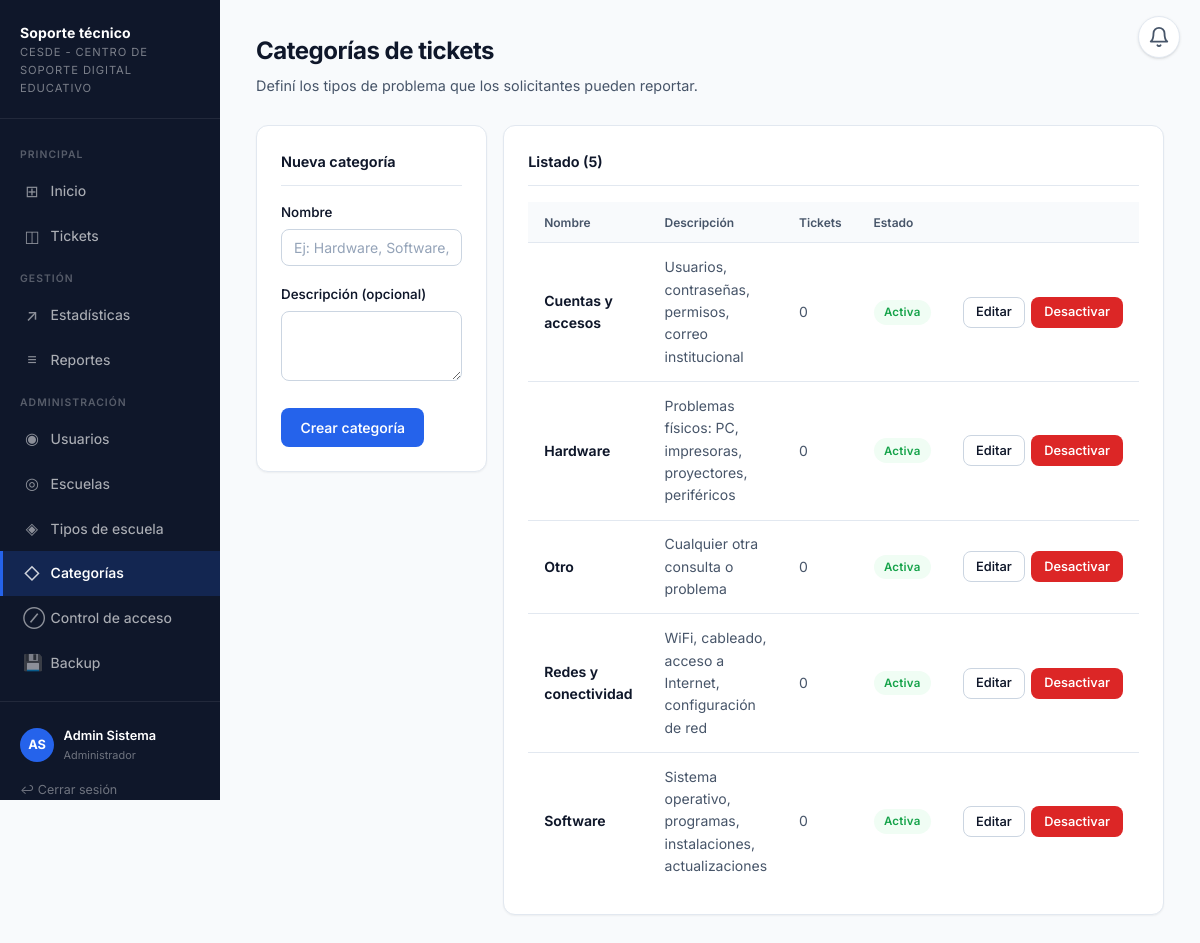
The app's page /admin_categorias.php (signed in) with its own data.
### tables this page shows
CREATE TABLE categorias (
    id          INT AUTO_INCREMENT PRIMARY KEY,
    nombre      VARCHAR(80)  NOT NULL UNIQUE,
    descripcion VARCHAR(255) NULL,
    activa      TINYINT(1)   NOT NULL DEFAULT 1
);

### config/sesion.php (called while the page is built, shortened)
<?php
function usuarioActual(): ?array
{
    return $_SESSION['usuario'] ?? null;
}
function e(?string $texto): string
{
    return htmlspecialchars($texto ?? '', ENT_QUOTES, 'UTF-8');
}

### public/admin_categorias.php (the view, shortened to what this page needs)
<?php
require_once __DIR__ . '/../config/sesion.php';
$pdo = obtenerConexion();
$editando = null;
$categorias = $pdo->query(
    "SELECT c.*, (SELECT COUNT(*) FROM tickets t WHERE t.categoria_id = c.id) AS total_tickets
     FROM categorias c ORDER BY c.activa DESC, c.nombre"
)->fetchAll();
require __DIR__ . '/../includes/header.php';
?>
<div class="pagina-header">
    <h1>Categorías de tickets</h1>
    <p>Definí los tipos de problema que los solicitantes pueden reportar.</p>
</div>
<div class="grid-2" style="align-items:start;">
    <div class="tarjeta">
        <div class="tarjeta-titulo"><?= $editando ? 'Editar categoría' : 'Nueva categoría' ?></div>
        <form method="post">
            <label for="nombre">Nombre</label>
            <input type="text" id="nombre" name="nombre" required maxlength="80"
                   placeholder="Ej: Hardware, Software, Conectividad…"
                   value="<?= e($editando['nombre'] ?? '') ?>">
            <label for="descripcion">Descripción (opcional)</label>
            <textarea id="descripcion" name="descripcion" style="min-height:70px;"><?= e($editando['descripcion'] ?? '') ?></textarea>
            <div class="acciones-fila">
                <button type="submit"><?= $editando ? 'Guardar cambios' : 'Crear categoría' ?></button>
            </div>
        </form>
    </div>
    <div class="tarjeta">
        <div class="tarjeta-titulo">Listado (<?= count($categorias) ?>)</div>
        <div class="tabla-wrap">
        <table>
            <thead>
                <tr><th>Nombre</th><th>Descripción</th><th>Tickets</th><th>Estado</th><th></th></tr>
            </thead>
            <tbody>
            <?php foreach ($categorias as $cat): ?>
                <tr>
                    <td class="negrita"><?= e($cat['nombre']) ?></td>
                    <td class="texto-2"><?= e($cat['descripcion'] ?? '—') ?></td>
                    <td class="texto-2"><?= (int)$cat['total_tickets'] ?></td>
                    <td>
                        <span class="etiqueta <?= $cat['activa'] ? 'estado-resuelto' : 'estado-cancelado' ?>">
                            <?= $cat['activa'] ? 'Activa' : 'Inactiva' ?>
                        </span>
                    </td>
                    <td>
                        <div style="display:flex; gap:0.4rem;">
                            <a href="admin_categorias.php?editar=<?= (int)$cat['id'] ?>" class="boton boton-secundario boton-sm">Editar</a>
                            <form method="post" style="margin:0;" onsubmit="return confirm('¿Confirmar?')">
                                <button type="submit" class="boton-sm <?= $cat['activa'] ? 'boton-peligro' : 'boton boton-secundario' ?>" style="margin:0;">
                                    <?= $cat['activa'] ? 'Desactivar' : 'Activar' ?>
                                </button>
                            </form>
                        </div>
                    </td>
                </tr>
            <?php endforeach; ?>
            </tbody>
        </table>
        </div>
    </div>
</div>
<?php require __DIR__ . '/../includes/footer.php'; ?>

### includes/header.php (shortened to what this page needs)
<?php
$usuario = usuarioActual();
$paginaActual = basename($_SERVER['PHP_SELF']);
function navLink(string $href, string $icono, string $etiqueta, string $paginaActual, int $badge = 0, string $badgeId = ''): string {
    $activo = ($paginaActual === $href) ? ' activo' : '';
    $idAttr = $badgeId !== '' ? " id=\"{$badgeId}\"" : '';
    $badgeHtml = $badge > 0
        ? "<span class=\"sidebar-badge\"{$idAttr}>" . ($badge > 99 ? '99+' : $badge) . '</span>'
        : ($badgeId !== '' ? "<span class=\"sidebar-badge\"{$idAttr} style=\"display:none\"></span>" : '');
    return "<a href=\"{$href}\" class=\"{$activo}\"><span class=\"icono\">{$icono}</span> {$etiqueta}{$badgeHtml}</a>";
}
$iniciales = '';
if ($usuario) {
    $iniciales = mb_strtoupper(mb_substr($usuario['nombre'], 0, 1) . mb_substr($usuario['apellido'], 0, 1));
}
$etiquetasRol = [
    'admin'       => 'Administrador',
    'coordinador' => 'Coordinador',
    'tecnico'     => 'Técnico',
    'solicitante' => 'Solicitante',
];
?>
<!DOCTYPE html>
<html lang="es">
<head>
    <link rel="stylesheet" href="../css/estilo.css">
</head>
<body>
<div class="layout">
<?php if ($usuario): ?>
<aside class="sidebar">
    <div class="sidebar-logo">
        <a href="dashboard.php">
            <div class="sidebar-logo-titulo">Soporte técnico</div>
            <div class="sidebar-logo-sub">CESDE - Centro de Soporte Digital Educativo</div>
        </a>
    </div>
    <nav class="sidebar-nav">
        <div class="sidebar-seccion">Principal</div>
        <?= navLink('dashboard.php',    '⊞', 'Inicio',   $paginaActual) ?>
        <?= navLink('ticket_lista.php', '◫', 'Tickets',  $paginaActual) ?>
        <?php if (in_array($usuario['rol'], ['admin', 'coordinador'], true)): ?>
        <div class="sidebar-seccion">Gestión</div>
        <?= navLink('estadisticas.php', '↗', 'Estadísticas', $paginaActual) ?>
        <?= navLink('reportes.php',     '≡', 'Reportes',     $paginaActual) ?>
        <?php endif; ?>
        <?php if ($usuario['rol'] === 'admin'): ?>
        <div class="sidebar-seccion">Administración</div>
        <?= navLink('admin_usuarios.php',     '◉', 'Usuarios',         $paginaActual) ?>
        <?= navLink('admin_escuelas.php',     '◎', 'Escuelas',         $paginaActual) ?>
        <?= navLink('admin_tipos_escuela.php','◈', 'Tipos de escuela', $paginaActual) ?>
        <?= navLink('admin_categorias.php',   '◇', 'Categorías',       $paginaActual) ?>
        <?= navLink('admin_bloqueo.php',      '⊘', 'Control de acceso',$paginaActual) ?>
        <?= navLink('admin_backup.php',       '💾', 'Backup',           $paginaActual) ?>
        <?php endif; ?>
    </nav>
    <div class="sidebar-pie">
        <div class="sidebar-usuario">
            <div class="sidebar-avatar"><?= e($iniciales) ?></div>
            <div class="sidebar-usuario-info">
                <div class="sidebar-usuario-nombre"><?= e($usuario['nombre'] . ' ' . $usuario['apellido']) ?></div>
                <div class="sidebar-usuario-rol"><?= e($etiquetasRol[$usuario['rol']] ?? $usuario['rol']) ?></div>
            </div>
        </div>
        <a href="logout.php" class="cerrar-sesion">↩ Cerrar sesión</a>
    </div>
</aside>
<?php endif; ?>
<?php if ($usuario): ?>
<div class="campana-wrap" id="campanaWrap">
    <button class="campana-btn" id="campanaBtn"
            onclick="togglePanel(event)"
            aria-label="Notificaciones"
            aria-expanded="false">
        <svg width="22" height="22" viewBox="0 0 24 24" fill="none"
             stroke="currentColor" stroke-width="2" stroke-linecap="round" stroke-linejoin="round">
            <path d="M18 8A6 6 0 0 0 6 8c0 7-3 9-3 9h18s-3-2-3-9"/>
            <path d="M13.73 21a2 2 0 0 1-3.46 0"/>
        </svg>
    </button>
</div>
<?php endif; ?>
<main class="pagina">
<div class="pagina-interior">

### includes/footer.php
</div>
</main>
</div>
</body>
</html>

### records on screen
categorias: nombre "Cuentas y accesos", descripcion "Usuarios, contraseñas, permisos, correo institucional", total_tickets "0", activa "Activa"
categorias: nombre "Hardware", descripcion "Problemas físicos: PC, impresoras, proyectores, periféricos", total_tickets "0", activa "Activa"
categorias: nombre "Otro", descripcion "Cualquier otra consulta o problema", total_tickets "0", activa "Activa"
categorias: nombre "Redes y conectividad", descripcion "WiFi, cableado, acceso a Internet, configuración de red", total_tickets "0", activa "Activa"
categorias: nombre "Software", descripcion "Sistema operativo, programas, instalaciones, actualizaciones", total_tickets "0", activa "Activa"

### other values on screen
$icono "⊞ ◫ ↗ ≡ ◉ ◎ ◈ ◇ ⊘ 💾"
$etiqueta "Inicio Tickets Estadísticas Reportes Usuarios Escuelas Tipos de escuela Categorías Control de acceso Backup"
$iniciales "AS"
$usuario['nombre'] . ' ' . $usuario['apellido'] "Admin Sistema"
$etiquetasRol[$usuario['rol']] "Administrador"
count($categorias) "5"
